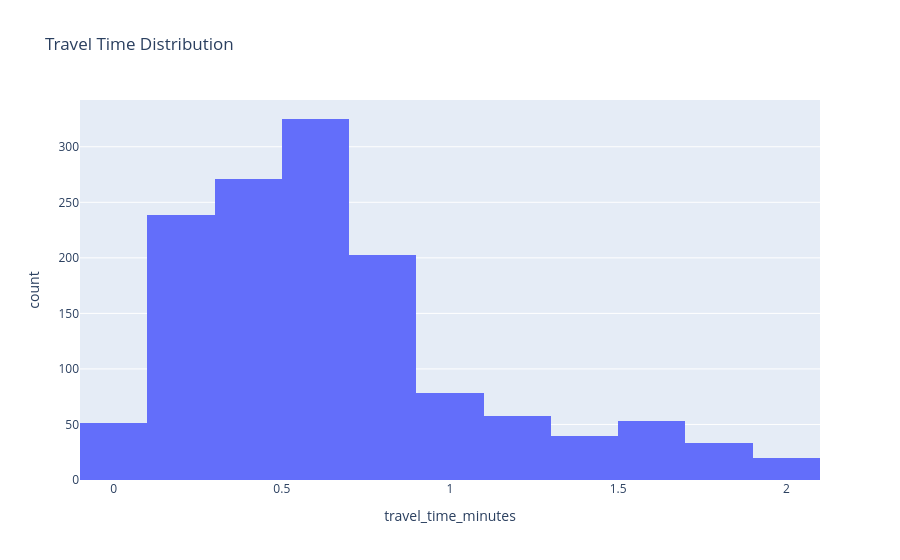

The code cell stored with this chart in its notebook:
### Code cell
px.histogram(
    accidents[accidents['travel_time_minutes'] <= 2],
    x="travel_time_minutes",
    nbins=10,
    title="Travel Time Distribution",
).show()

### Figure 1 — Plotly figure (JSON) as saved in the notebook; plotly's stock layout.template omitted (floating-point values rounded to 4 significant figures; data arrays with more than 128 entries replaced by an {"elided": "..."} marker saying what was removed)
{"data": [{"bingroup": "x", "hovertemplate": "travel_time_minutes=%{x}<br>count=%{y}<extra></extra>", "legendgroup": "", "marker": {"color": "#636efa", "pattern": {"shape": ""}}, "name": "", "nbinsx": 10, "orientation": "v", "showlegend": false, "x": {"elided": "1371 float values"}, "xaxis": "x", "yaxis": "y", "type": "histogram"}], "layout": {"xaxis": {"anchor": "y", "domain": [0.0, 1.0], "title": {"text": "travel_time_minutes"}}, "yaxis": {"anchor": "x", "domain": [0.0, 1.0], "title": {"text": "count"}}, "legend": {"tracegroupgap": 0}, "title": {"text": "Travel Time Distribution"}, "barmode": "relative"}}
